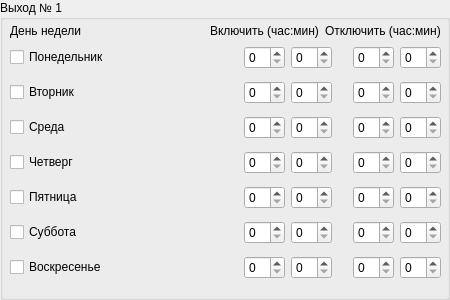
        <widget class="QGroupBox" name="groupBox">
         <property name="title">
          <string>Выход № 1</string>
         </property>
         <widget class="QWidget" name="verticalLayoutWidget">
          <property name="geometry">
           <rect>
            <x>10</x>
            <y>40</y>
            <width>431</width>
            <height>251</height>
           </rect>
          </property>
          <layout class="QVBoxLayout" name="verticalLayout">
           <item>
            <layout class="QHBoxLayout" name="horizontalLayout_5">
             <item>
              <widget class="QCheckBox" name="out1ponC">
               <property name="text">
                <string>Понедельник</string>
               </property>
              </widget>
             </item>
             <item>
              <spacer name="horizontalSpacer_10">
               <property name="orientation">
                <enum>Qt::Horizontal</enum>
               </property>
               <property name="sizeHint" stdset="0">
                <size>
                 <width>40</width>
                 <height>20</height>
                </size>
               </property>
              </spacer>
             </item>
             <item>
              <widget class="QSpinBox" name="out1ponOnHoursS">
               <property name="maximum">
                <number>23</number>
               </property>
              </widget>
             </item>
             <item>
              <widget class="QSpinBox" name="out1ponOnMinsS">
               <property name="maximum">
                <number>59</number>
               </property>
              </widget>
             </item>
             <item>
              <spacer name="horizontalSpacer">
               <property name="orientation">
                <enum>Qt::Horizontal</enum>
               </property>
               <property name="sizeType">
                <enum>QSizePolicy::Fixed</enum>
               </property>
               <property name="sizeHint" stdset="0">
                <size>
                 <width>15</width>
                 <height>20</height>
                </size>
               </property>
              </spacer>
             </item>
             <item>
              <widget class="QSpinBox" name="out1ponOffHoursS">
               <property name="maximum">
                <number>23</number>
               </property>
              </widget>
             </item>
             <item>
              <widget class="QSpinBox" name="out1ponOffMinsS">
               <property name="maximum">
                <number>59</number>
               </property>
              </widget>
             </item>
            </layout>
           </item>
           <item>
            <layout class="QHBoxLayout" name="horizontalLayout_4">
             <item>
              <widget class="QCheckBox" name="out1vtorC">
               <property name="text">
                <string>Вторник</string>
               </property>
              </widget>
             </item>
             <item>
              <spacer name="horizontalSpacer_11">
               <property name="orientation">
                <enum>Qt::Horizontal</enum>
               </property>
               <property name="sizeHint" stdset="0">
                <size>
                 <width>40</width>
                 <height>20</height>
                </size>
               </property>
              </spacer>
             </item>
             <item>
              <widget class="QSpinBox" name="out1vtorOnHoursS">
               <property name="maximum">
                <number>23</number>
               </property>
              </widget>
             </item>
             <item>
              <widget class="QSpinBox" name="out1vtorOnMinsS">
               <property name="maximum">
                <number>59</number>
               </property>
              </widget>
             </item>
             <item>
              <spacer name="horizontalSpacer_2">
               <property name="orientation">
                <enum>Qt::Horizontal</enum>
               </property>
               <property name="sizeType">
                <enum>QSizePolicy::Fixed</enum>
               </property>
               <property name="sizeHint" stdset="0">
                <size>
                 <width>15</width>
                 <height>20</height>
                </size>
               </property>
              </spacer>
             </item>
             <item>
              <widget class="QSpinBox" name="out1vtorOffHoursS">
               <property name="maximum">
                <number>23</number>
               </property>
              </widget>
             </item>
             <item>
              <widget class="QSpinBox" name="out1vtorOffMinsS">
               <property name="maximum">
                <number>59</number>
               </property>
              </widget>
             </item>
            </layout>
           </item>
           <item>
            <layout class="QHBoxLayout" name="horizontalLayout_6">
             <item>
              <widget class="QCheckBox" name="out1sredC">
               <property name="text">
                <string>Среда</string>
               </property>
              </widget>
             </item>
             <item>
              <spacer name="horizontalSpacer_12">
               <property name="orientation">
                <enum>Qt::Horizontal</enum>
               </property>
               <property name="sizeHint" stdset="0">
                <size>
                 <width>40</width>
                 <height>20</height>
                </size>
               </property>
              </spacer>
             </item>
             <item>
              <widget class="QSpinBox" name="out1sredOnHoursS">
               <property name="maximum">
                <number>23</number>
               </property>
              </widget>
             </item>
             <item>
              <widget class="QSpinBox" name="out1sredOnMinsS">
               <property name="maximum">
                <number>59</number>
               </property>
              </widget>
             </item>
             <item>
              <spacer name="horizontalSpacer_3">
               <property name="orientation">
                <enum>Qt::Horizontal</enum>
               </property>
               <property name="sizeType">
                <enum>QSizePolicy::Fixed</enum>
               </property>
               <property name="sizeHint" stdset="0">
                <size>
                 <width>15</width>
                 <height>20</height>
                </size>
               </property>
              </spacer>
             </item>
             <item>
              <widget class="QSpinBox" name="out1sredOffHoursS">
               <property name="maximum">
                <number>23</number>
               </property>
              </widget>
             </item>
             <item>
              <widget class="QSpinBox" name="out1sredOffMinsS">
               <property name="maximum">
                <number>59</number>
               </property>
              </widget>
             </item>
            </layout>
           </item>
           <item>
            <layout class="QHBoxLayout" name="horizontalLayout_3">
             <item>
              <widget class="QCheckBox" name="out1chetC">
               <property name="text">
                <string>Четверг</string>
               </property>
              </widget>
             </item>
             <item>
              <spacer name="horizontalSpacer_13">
               <property name="orientation">
                <enum>Qt::Horizontal</enum>
               </property>
               <property name="sizeHint" stdset="0">
                <size>
                 <width>40</width>
                 <height>20</height>
                </size>
               </property>
              </spacer>
             </item>
             <item>
              <widget class="QSpinBox" name="out1chetOnHoursS">
               <property name="maximum">
                <number>23</number>
               </property>
              </widget>
             </item>
             <item>
              <widget class="QSpinBox" name="out1chetOnMinsS">
               <property name="maximum">
                <number>59</number>
               </property>
              </widget>
             </item>
             <item>
              <spacer name="horizontalSpacer_4">
               <property name="orientation">
                <enum>Qt::Horizontal</enum>
               </property>
               <property name="sizeType">
                <enum>QSizePolicy::Fixed</enum>
               </property>
               <property name="sizeHint" stdset="0">
                <size>
                 <width>15</width>
                 <height>20</height>
                </size>
               </property>
              </spacer>
             </item>
             <item>
              <widget class="QSpinBox" name="out1chetOffHoursS">
               <property name="maximum">
                <number>23</number>
               </property>
              </widget>
             </item>
             <item>
              <widget class="QSpinBox" name="out1chetOffMinsS">
               <property name="maximum">
                <number>59</number>
               </property>
              </widget>
             </item>
            </layout>
           </item>
           <item>
            <layout class="QHBoxLayout" name="horizontalLayout_2">
             <item>
              <widget class="QCheckBox" name="out1pyatC">
               <property name="text">
                <string>Пятница</string>
               </property>
              </widget>
             </item>
             <item>
              <spacer name="horizontalSpacer_14">
               <property name="orientation">
                <enum>Qt::Horizontal</enum>
               </property>
               <property name="sizeHint" stdset="0">
                <size>
                 <width>40</width>
                 <height>20</height>
                </size>
               </property>
              </spacer>
             </item>
             <item>
              <widget class="QSpinBox" name="out1pyatOnHoursS">
               <property name="maximum">
                <number>23</number>
               </property>
              </widget>
             </item>
             <item>
              <widget class="QSpinBox" name="out1pyatOnMinsS">
               <property name="maximum">
                <number>59</number>
               </property>
              </widget>
             </item>
             <item>
              <spacer name="horizontalSpacer_5">
               <property name="orientation">
                <enum>Qt::Horizontal</enum>
               </property>
               <property name="sizeType">
                <enum>QSizePolicy::Fixed</enum>
               </property>
               <property name="sizeHint" stdset="0">
                <size>
                 <width>15</width>
                 <height>20</height>
                </size>
               </property>
              </spacer>
             </item>
             <item>
              <widget class="QSpinBox" name="out1pyatOffHoursS">
               <property name="maximum">
                <number>23</number>
               </property>
              </widget>
             </item>
             <item>
              <widget class="QSpinBox" name="out1pyatOffMinsS">
               <property name="maximum">
                <number>59</number>
               </property>
              </widget>
             </item>
            </layout>
           </item>
           <item>
            <layout class="QHBoxLayout" name="horizontalLayout_7">
             <item>
              <widget class="QCheckBox" name="out1subC">
               <property name="text">
                <string>Суббота</string>
               </property>
              </widget>
             </item>
             <item>
              <spacer name="horizontalSpacer_15">
               <property name="orientation">
                <enum>Qt::Horizontal</enum>
               </property>
               <property name="sizeHint" stdset="0">
                <size>
                 <width>40</width>
                 <height>20</height>
                </size>
               </property>
              </spacer>
             </item>
             <item>
              <widget class="QSpinBox" name="out1subOnHoursS">
               <property name="maximum">
                <number>23</number>
               </property>
              </widget>
             </item>
             <item>
              <widget class="QSpinBox" name="out1subOnMinsS">
               <property name="maximum">
                <number>59</number>
               </property>
              </widget>
             </item>
             <item>
              <spacer name="horizontalSpacer_6">
               <property name="orientation">
                <enum>Qt::Horizontal</enum>
               </property>
               <property name="sizeType">
                <enum>QSizePolicy::Fixed</enum>
               </property>
               <property name="sizeHint" stdset="0">
                <size>
                 <width>15</width>
                 <height>20</height>
                </size>
               </property>
              </spacer>
             </item>
             <item>
              <widget class="QSpinBox" name="out1subOffHoursS">
               <property name="maximum">
                <number>23</number>
               </property>
              </widget>
             </item>
             <item>
              <widget class="QSpinBox" name="out1subOffMinsS">
               <property name="maximum">
                <number>59</number>
               </property>
              </widget>
             </item>
            </layout>
           </item>
           <item>
            <layout class="QHBoxLayout" name="horizontalLayout_8">
             <item>
              <widget class="QCheckBox" name="out1voskC">
               <property name="text">
                <string>Воскресенье</string>
               </property>
              </widget>
             </item>
             <item>
              <spacer name="horizontalSpacer_9">
               <property name="orientation">
                <enum>Qt::Horizontal</enum>
               </property>
               <property name="sizeHint" stdset="0">
                <size>
                 <width>40</width>
                 <height>20</height>
                </size>
               </property>
              </spacer>
             </item>
             <item>
              <widget class="QSpinBox" name="out1voskOnHoursS">
               <property name="maximum">
                <number>23</number>
               </property>
              </widget>
             </item>
             <item>
              <widget class="QSpinBox" name="out1voskOnMinsS">
               <property name="maximum">
                <number>59</number>
               </property>
              </widget>
             </item>
             <item>
              <spacer name="horizontalSpacer_7">
               <property name="orientation">
                <enum>Qt::Horizontal</enum>
               </property>
               <property name="sizeType">
                <enum>QSizePolicy::Fixed</enum>
               </property>
               <property name="sizeHint" stdset="0">
                <size>
                 <width>15</width>
                 <height>20</height>
                </size>
               </property>
              </spacer>
             </item>
             <item>
              <widget class="QSpinBox" name="out1voskOffHoursS">
               <property name="maximum">
                <number>23</number>
               </property>
              </widget>
             </item>
             <item>
              <widget class="QSpinBox" name="out1voskOffMinsS">
               <property name="maximum">
                <number>59</number>
               </property>
              </widget>
             </item>
            </layout>
           </item>
          </layout>
         </widget>
         <widget class="QWidget" name="horizontalLayoutWidget_9">
          <property name="geometry">
           <rect>
            <x>10</x>
            <y>20</y>
            <width>431</width>
            <height>22</height>
           </rect>
          </property>
          <layout class="QHBoxLayout" name="horizontalLayout_9">
           <item>
            <widget class="QLabel" name="timerOut1Label">
             <property name="text">
              <string>День недели</string>
             </property>
            </widget>
           </item>
           <item>
            <spacer name="horizontalSpacer_33">
             <property name="orientation">
              <enum>Qt::Horizontal</enum>
             </property>
             <property name="sizeHint" stdset="0">
              <size>
               <width>40</width>
               <height>20</height>
              </size>
             </property>
            </spacer>
           </item>
           <item>
            <widget class="QLabel" name="label">
             <property name="text">
              <string>Включить (час:мин)</string>
             </property>
            </widget>
           </item>
           <item>
            <widget class="QLabel" name="label_2">
             <property name="text">
              <string>Отключить (час:мин)</string>
             </property>
            </widget>
           </item>
          </layout>
         </widget>
        </widget>
